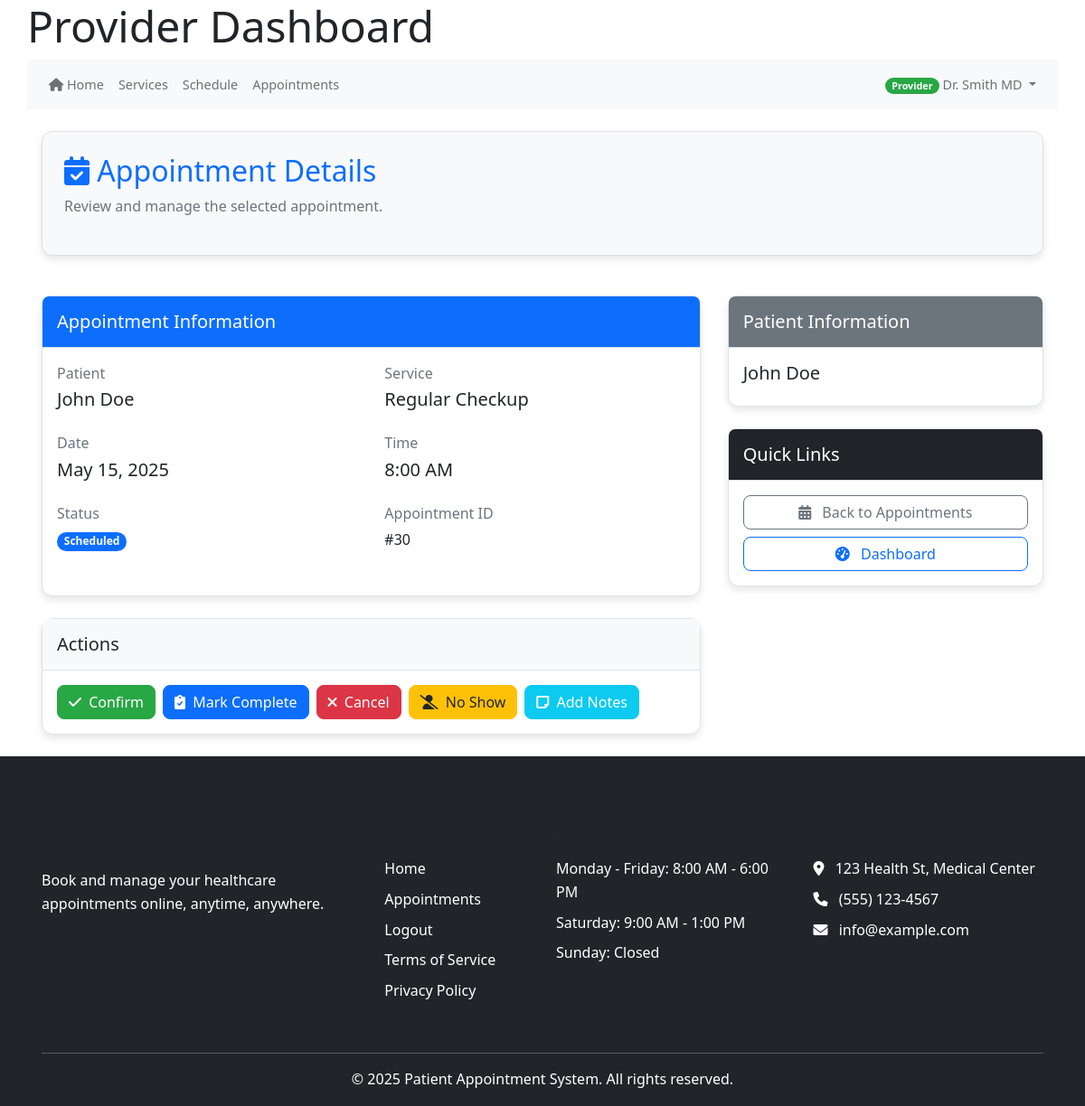
/index.php/provider/viewAppointment/30 (signed in), run on an earlier commit of the app's database.
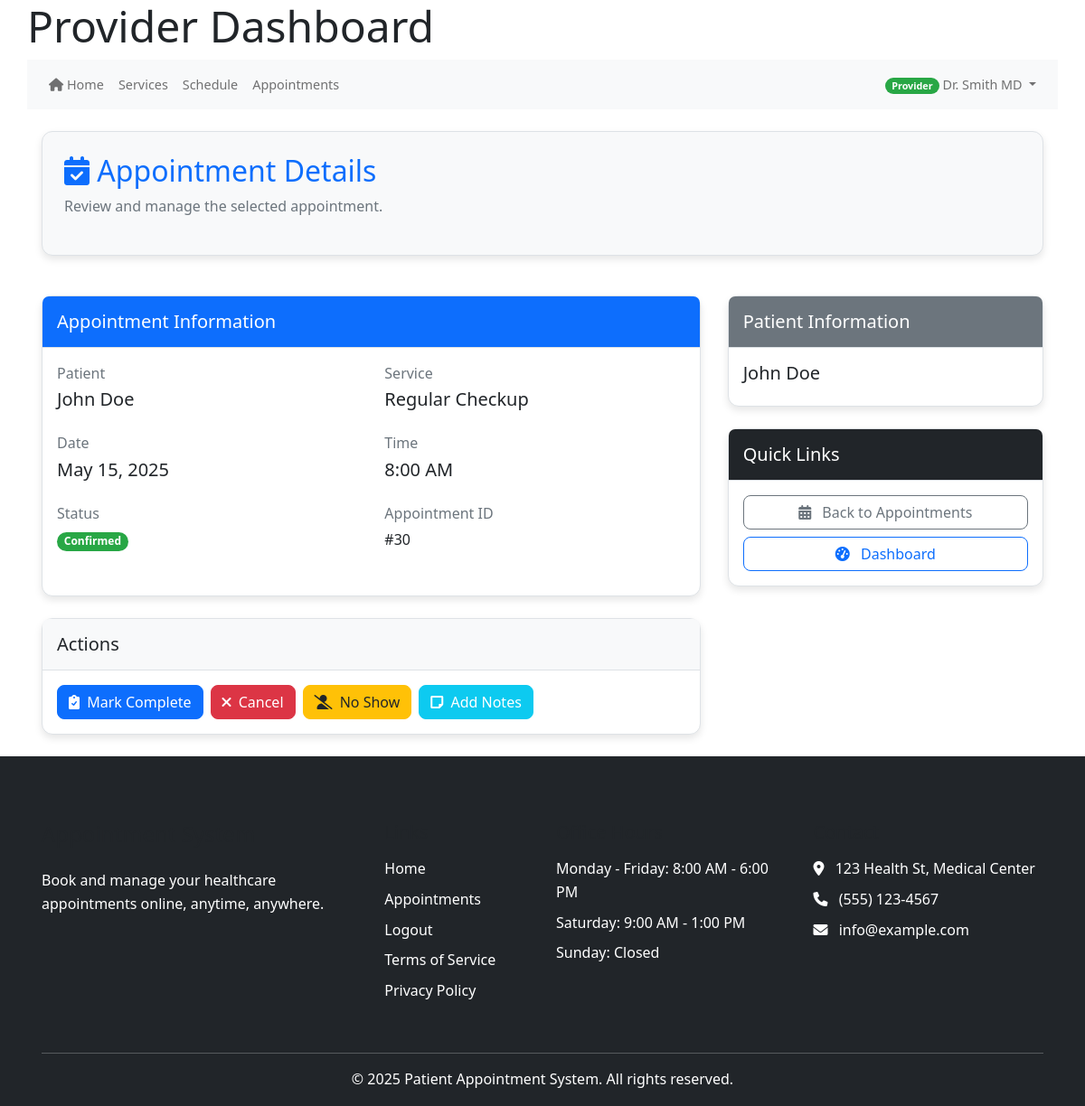
And on a later commit of the database.
### tables this page shows
CREATE TABLE IF NOT EXISTS `appointments` (
  `appointment_id` int(11) NOT NULL AUTO_INCREMENT,
  `patient_id` int(11) NOT NULL,
  `provider_id` int(11) NOT NULL,
  `service_id` int(11) NOT NULL,
  `appointment_date` date NOT NULL,
  `start_time` time NOT NULL,
  `end_time` time NOT NULL,
  `status` enum('scheduled','confirmed','completed','canceled','no_show') NOT NULL DEFAULT 'scheduled',
  `type` enum('in_person','virtual','phone') NOT NULL DEFAULT 'in_person',
  `notes` text DEFAULT NULL,
  `reason` text DEFAULT NULL,
  `reminder_sent` tinyint(1) DEFAULT 0,
  `confirmed_at` datetime DEFAULT NULL,
  `canceled_at` datetime DEFAULT NULL,
  `created_at` datetime DEFAULT current_timestamp(),
  `updated_at` datetime DEFAULT current_timestamp(),
  PRIMARY KEY (`appointment_id`),
  KEY `patient_id` (`patient_id`),
  KEY `provider_id` (`provider_id`),
  KEY `service_id` (`service_id`)

);

CREATE TABLE IF NOT EXISTS `services` (
  `service_id` int(11) NOT NULL AUTO_INCREMENT,
  `name` varchar(255) NOT NULL,
  `description` text DEFAULT NULL,
  `duration` int(11) DEFAULT 30,
  `price` decimal(10,2) DEFAULT NULL,
  `is_active` tinyint(1) DEFAULT 1,
  `created_at` timestamp NOT NULL DEFAULT current_timestamp(),
  PRIMARY KEY (`service_id`)
);

### controllers/provider_controller.php (called while the page is built, shortened)
<?php
require_once MODEL_PATH . '/Appointment.php';
class ProviderController {
    protected $appointmentModel;
    public function __construct() {
        $this->db = get_db();
        $this->appointmentModel = new Appointment($this->db);
    }
    public function viewAppointment($appointment_id = null) {
        $appointment = $this->appointmentModel->getById($appointment_id);
        include VIEW_PATH . '/provider/view_appointment.php';
    }
}
?>

### public_html/bootstrap.php (called while the page is built, shortened)
<?php
require_once APP_ROOT . '/core/helpers.php';
require_once CORE_PATH . '/helpers.php';
function get_db() {
    static $db = null;
    if ($db === null) {
        if (defined('DB_HOST') && defined('DB_USER') && defined('DB_PASS') && defined('DB_NAME')) {
            $db = new mysqli(DB_HOST, DB_USER, DB_PASS, DB_NAME);
            $db->set_charset('utf8mb4');
        } else {
            throw new Exception("Database constants not defined");
        }
    }
    return $db;
}
return true;

### models/Appointment.php (called while the page is built, shortened)
<?php
class Appointment {
    private $db;
    public function __construct($db) {
        $this->db = $db;
    }
    public function getById($appointment_id) {
        $appointment = null;
        $stmt = $this->db->prepare("
            SELECT
                a.*,
                s.name AS service_name,
                provider.first_name AS provider_first_name,
                provider.last_name AS provider_last_name,
                CONCAT(provider.first_name, ' ', provider.last_name) AS provider_name,
                patient.first_name AS patient_first_name,
                patient.last_name AS patient_last_name,
                CONCAT(patient.first_name, ' ', patient.last_name) AS patient_name
            FROM appointments a
            LEFT JOIN services s ON a.service_id = s.service_id
            LEFT JOIN users provider ON a.provider_id = provider.user_id
            LEFT JOIN users patient ON a.patient_id = patient.user_id
            WHERE a.appointment_id = ?
        ");
        $stmt->bind_param("i", $appointment_id);
        $stmt->execute();
        $result = $stmt->get_result();
        if ($result && $result->num_rows > 0) {
            $appointment = $result->fetch_assoc();
        }
        return $appointment;
    }
}
?>

### core/helpers.php (called while the page is built, shortened)
<?php
function base_url($path = '') {
    $protocol = isset($_SERVER['HTTPS']) && $_SERVER['HTTPS'] !== 'off' ? 'https' : 'http';
    $host = $_SERVER['HTTP_HOST'] ?? 'localhost';
    $script_name = $_SERVER['SCRIPT_NAME'];
    $base_dir = dirname($script_name);
    $base_url = "{$protocol}://{$host}{$base_dir}";
    $base_url = rtrim($base_url, '/');
    $path = ltrim($path, '/');
    return $path ? "{$base_url}/{$path}" : $base_url;
}

### views/provider/view_appointment.php (the view, shortened to what the changed rows need)
<?php
$appointment_id = $appointment['appointment_id'] ?? $appointment['id'] ?? null;
include VIEW_PATH . '/partials/header.php';
?>
<div class="row mb-4">
    <div class="col-md-12">
        <div class="card shadow-sm bg-light">
            <div class="card-body p-4">
                <h2 class="text-primary mb-2">
                    <i class="fas fa-calendar-check"></i> Appointment Details
                </h2>
                <p class="text-muted">Review and manage the selected appointment.</p>
            </div>
        </div>
    </div>
</div>
<div class="row">
    <div class="col-md-8">
        <div class="card shadow mb-4">
            <div class="card-header bg-primary text-white">
                <h3 class="h5 mb-0">Appointment Information</h3>
            </div>
            <div class="card-body">
                <div class="row mb-3">
                    <div class="col-md-6">
                        <p class="mb-1 text-muted">Patient</p>
                        <h5><?= htmlspecialchars($appointment['patient_name']) ?></h5>
                    </div>
                    <div class="col-md-6">
                        <p class="mb-1 text-muted">Service</p>
                        <h5><?= htmlspecialchars($appointment['service_name']) ?></h5>
                    </div>
                </div>
                <div class="row mb-3">
                    <div class="col-md-6">
                        <p class="mb-1 text-muted">Date</p>
                        <h5><?= date('F j, Y', strtotime($appointment['appointment_date'])) ?></h5>
                    </div>
                    <div class="col-md-6">
                        <p class="mb-1 text-muted">Time</p>
                        <h5><?= date('g:i A', strtotime($appointment['start_time'])) ?></h5>
                    </div>
                </div>
                <div class="row mb-3">
                    <div class="col-md-6">
                        <p class="mb-1 text-muted">Status</p>
                        <span class="badge bg-<?= match($appointment['status']) {
                            'scheduled' => 'primary',
                            'confirmed' => 'success',
                            'canceled' => 'danger',
                            'completed' => 'info',
                            'no_show' => 'warning',
                            default => 'secondary'
                        } ?>">
                            <?= ucfirst(htmlspecialchars($appointment['status'])) ?>
                        </span>
                    </div>
                    <div class="col-md-6">
                        <p class="mb-1 text-muted">Appointment ID</p>
                        <p>#<?= $appointment_id ?></p>
                    </div>
                </div>
            </div>
        </div>
        <div class="card shadow mb-4">
            <div class="card-header bg-light">
                <h3 class="h5 mb-0">Actions</h3>
            </div>
            <div class="card-body">
                <div class="d-flex gap-2 flex-wrap">
                    <?php if (in_array($appointment['status'], ['scheduled', 'pending'])): ?>
                    <form action="<?= base_url('index.php/appointments/updateStatus') ?>" method="post" class="d-inline">
                        <button type="submit" class="btn btn-success">
                            <i class="fas fa-check me-1"></i> Confirm
                        </button>
                    </form>
                    <?php endif; ?>
                    <?php if (!in_array($appointment['status'], ['completed', 'canceled', 'no_show'])): ?>
                    <form action="<?= base_url('index.php/appointments/updateStatus') ?>" method="post" class="d-inline">
                        <button type="submit" class="btn btn-primary">
                            <i class="fas fa-clipboard-check me-1"></i> Mark Complete
                        </button>
                    </form>
                    <form action="<?= base_url('index.php/appointments/updateStatus') ?>" method="post" class="d-inline" onsubmit="return confirm('Are you sure you want to cancel this appointment?')">
                        <button type="submit" class="btn btn-danger">
                            <i class="fas fa-times me-1"></i> Cancel
                        </button>
                    </form>
                    <form action="<?= base_url('index.php/appointments/updateStatus') ?>" method="post" class="d-inline">
                        <button type="submit" class="btn btn-warning">
                            <i class="fas fa-user-slash me-1"></i> No Show
                        </button>
                    </form>
                    <?php endif; ?>
                    <button type="button" class="btn btn-info" data-bs-toggle="modal" data-bs-target="#notesModal">
                        <i class="fas fa-sticky-note me-1"></i> Add Notes
                    </button>
                </div>
            </div>
        </div>
    </div>
    <div class="col-md-4">
        <div class="card shadow mb-4">
            <div class="card-header bg-secondary text-white">
                <h3 class="h5 mb-0">Patient Information</h3>
            </div>
            <div class="card-body">
                <h5><?= htmlspecialchars($appointment['patient_name']) ?></h5>
            </div>
        </div>
        <div class="card shadow">
            <div class="card-header bg-dark text-white">
                <h3 class="h5 mb-0">Quick Links</h3>
            </div>
            <div class="card-body">
                <div class="d-grid gap-2">
                    <a href="<?= base_url('index.php/provider/appointments') ?>" class="btn btn-outline-secondary">
                        <i class="fas fa-calendar-alt me-2"></i> Back to Appointments
                    </a>
                    <a href="<?= base_url('index.php/provider/index') ?>" class="btn btn-outline-primary">
                        <i class="fas fa-tachometer-alt me-2"></i> Dashboard
                    </a>
                </div>
            </div>
        </div>
    </div>
</div>
<?php include VIEW_PATH . '/partials/footer.php'; ?>

What changed in the data, as far as the page shows it:
changed appointments "8:00 AM": status "Scheduled" → "Confirmed"
Also different on the page:
text no longer shown: "Confirm"
